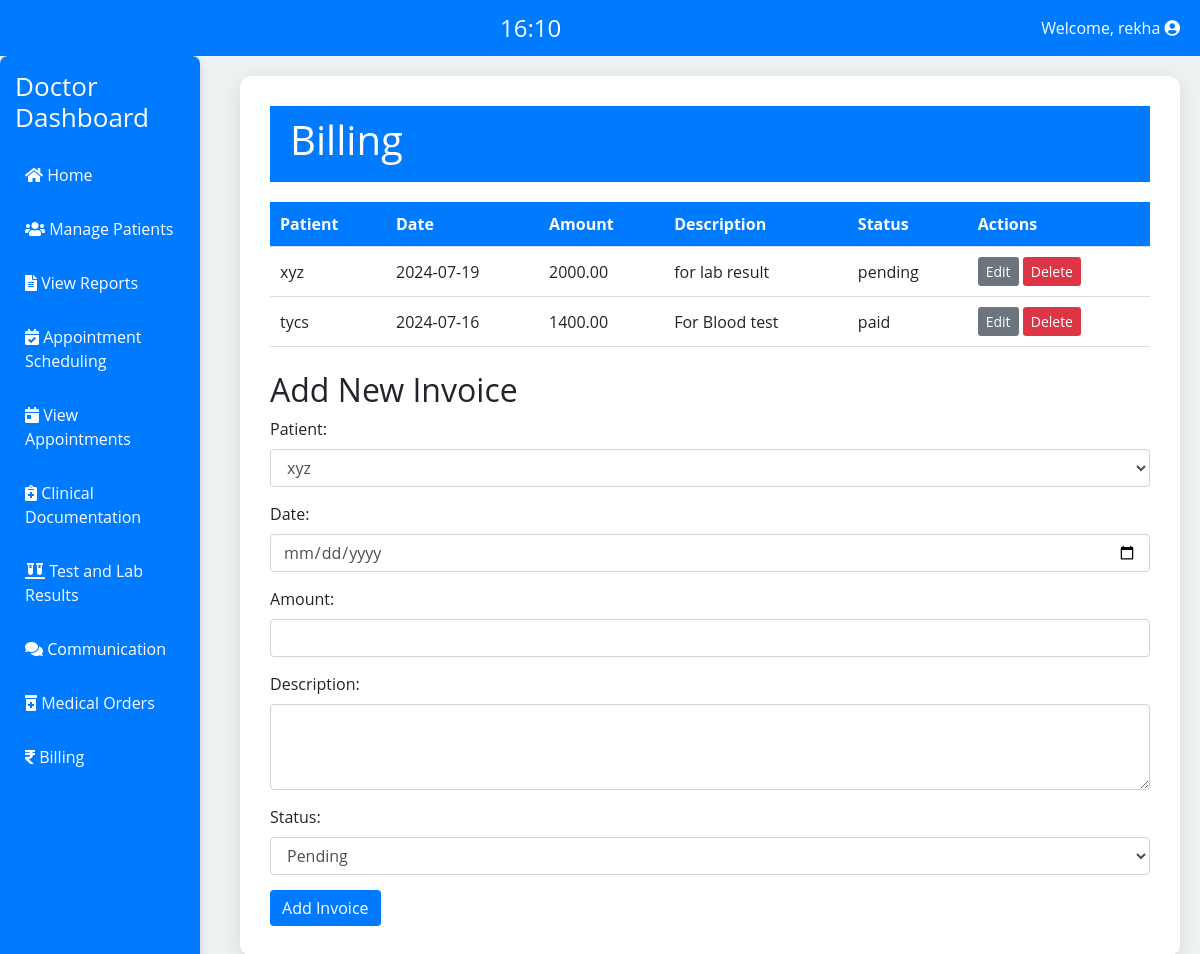
The app's page /doctor/billing.php (signed in) with its own data.
### tables this page shows
CREATE TABLE `users` (
  `id` int(11) NOT NULL,
  `username` varchar(50) NOT NULL,
  `email` varchar(100) NOT NULL,
  `password` varchar(255) NOT NULL,
  `otp` varchar(6) DEFAULT NULL,
  `otp_expiry` datetime DEFAULT NULL,
  `role` enum('admin','doctor','patient') NOT NULL,
  `created_at` datetime DEFAULT current_timestamp(),
  `reset_token` varchar(100) DEFAULT NULL,
  `reset_time` datetime DEFAULT NULL,
  `security_question` varchar(255) DEFAULT NULL,
  `security_answer` varchar(255) DEFAULT NULL
);

CREATE TABLE `invoices` (
  `id` int(11) NOT NULL,
  `patient_id` int(11) NOT NULL,
  `doctor_id` int(11) NOT NULL,
  `amount` decimal(10,2) NOT NULL,
  `date` date NOT NULL,
  `description` text DEFAULT NULL,
  `status` enum('pending','paid') DEFAULT 'pending',
  `created_at` timestamp NOT NULL DEFAULT current_timestamp()
);

### doctor/billing.php (the view, shortened to what this page needs)
<?php
require_once '../config.php';
$doctorId = $_SESSION['user_id'];
$doctorQuery = $conn->prepare("SELECT username FROM users WHERE id = ?");
$doctorQuery->bind_param("i", $doctorId);
$doctorQuery->execute();
$doctor = $doctorQuery->get_result()->fetch_assoc();
$invoiceQuery = $conn->prepare("SELECT id, patient_id, amount, date, description, status FROM invoices WHERE doctor_id = ?");
$invoiceQuery->bind_param("i", $doctorId);
$invoiceQuery->execute();
$invoices = $invoiceQuery->get_result();
$patientsQuery = $conn->prepare("SELECT id, username FROM users WHERE role = 'patient'");
$patientsQuery->execute();
$patients = $patientsQuery->get_result();
?>
<!DOCTYPE html>
<html lang="en">
<head>
    <link rel="stylesheet" href="https://stackpath.bootstrapcdn.com/bootstrap/4.5.2/css/bootstrap.min.css">
    <link rel="stylesheet" href="https://cdnjs.cloudflare.com/ajax/libs/font-awesome/5.15.4/css/all.min.css">
</head>
<body oncontextmenu="return false;" onkeydown="return disableCtrlU(event);">
<div class="top-bar">
        <div class="clock-container">
            <div class="clock" id="clock"></div>
        </div>
        <div class="logout-dropdown">
        <span>Welcome, <?php echo htmlspecialchars($doctor['username']); ?> <i class="fas fa-user-circle"></i></span>
        </div>
    </div>
    <div class="d-flex">
        <div class="sidebar">
        <h2>Doctor Dashboard</h2>
            <div class="nav-links">
                <a href="doctor_dashboard.php"><i class="fa fa-home" aria-hidden="true"></i> Home</a>
                <a href="../admin/manage_records.php"><i class="fas fa-users"></i> Manage Patients</a>
                <a href="../admin/view_reports.php"><i class="fas fa-file-alt"></i> View Reports</a>
                <a href="../admin/manage_schedule.php"><i class="fas fa-calendar-check"></i> Appointment Scheduling</a>
                <a href="view_appointments.php"><i class="fas fa-calendar-day"></i> View Appointments</a>
                <a href="clinical_documentation.php"><i class="fas fa-notes-medical"></i> Clinical Documentation</a>
                <a href="test_lab_results.php"><i class="fas fa-vials"></i> Test and Lab Results</a>
                <a href="communication.php"><i class="fas fa-comments"></i> Communication</a>
                <a href="medical.php"><i class="fas fa-prescription-bottle-alt"></i> Medical Orders</a>
                <a href="billing.php"><i class="fas fa-rupee-sign"></i> Billing</a>
            </div>
        </div>
        <div class="dashboard">
            <div class="top-bar">
                <h1>Billing</h1>
            </div>
            <?php if ($invoices->num_rows > 0): ?>
                <table>
                    <thead>
                        <tr>
                            <th>Patient</th>
                            <th>Date</th>
                            <th>Amount</th>
                            <th>Description</th>
                            <th>Status</th>
                            <th>Actions</th>
                        </tr>
                    </thead>
                    <tbody>
                        <?php while ($invoice = $invoices->fetch_assoc()): ?>
                            <tr>
                                <?php
                                    $patientId = $invoice['patient_id'];
                                    $patientQuery = $conn->prepare("SELECT username FROM users WHERE id = ?");
                                    $patientQuery->bind_param("i", $patientId);
                                    $patientQuery->execute();
                                    $patient = $patientQuery->get_result()->fetch_assoc();
                                    $patientName = $patient['username'];
                                ?>
                                <td><?php echo htmlspecialchars($patientName); ?></td>
                                <td><?php echo htmlspecialchars($invoice['date']); ?></td>
                                <td><?php echo htmlspecialchars($invoice['amount']); ?></td>
                                <td><?php echo htmlspecialchars($invoice['description']); ?></td>
                                <td><?php echo htmlspecialchars($invoice['status']); ?></td>
                                <td>
                                    <button class="btn btn-secondary btn-sm" onclick="showEditForm(<?php echo htmlspecialchars($invoice['id']); ?>, <?php echo htmlspecialchars($invoice['patient_id']); ?>, '<?php echo htmlspecialchars($invoice['date']); ?>', '<?php echo htmlspecialchars($invoice['amount']); ?>', '<?php echo htmlspecialchars($invoice['description']); ?>', '<?php echo htmlspecialchars($invoice['status']); ?>')">Edit</button>
                                    <form method="POST" action="" style="display:inline;">
                                        <button type="submit" name="action" value="delete" class="btn btn-danger btn-sm">Delete</button>
                                    </form>
                                </td>
                            </tr>
                        <?php endwhile; ?>
                    </tbody>
                </table>
            <?php else: ?>
                <p>No invoices found.</p>
            <?php endif; ?>
            <br>
            <h2>Add New Invoice</h2>
            <form method="POST" action="">
                <div class="form-group">
                    <label for="patient_id">Patient:</label>
                    <select id="patient_id" name="patient_id" class="form-control" required>
                        <?php while ($patient = $patients->fetch_assoc()): ?>
                            <option value="<?php echo htmlspecialchars($patient['id']); ?>"><?php echo htmlspecialchars($patient['username']); ?></option>
                        <?php endwhile; ?>
                    </select>
                </div>
                <div class="form-group">
                    <label for="date">Date:</label>
                    <input type="date" id="date" name="date" class="form-control" required>
                </div>
                <div class="form-group">
                    <label for="amount">Amount:</label>
                    <input type="number" id="amount" name="amount" class="form-control" required>
                </div>
                <div class="form-group">
                    <label for="description">Description:</label>
                    <textarea id="description" name="description" class="form-control" rows="3" required></textarea>
                </div>
                <div class="form-group">
                    <label for="status">Status:</label>
                    <select id="status" name="status" class="form-control" required>
                        <option value="pending">Pending</option>
                    </select>
                </div>
                <button type="submit" class="btn btn-primary">Add Invoice</button>
            </form>
        </div>
    </div>
</body>
</html>

### doctor/billing.php (style rules this page uses)
body { font-family: 'Open Sans', sans-serif; background-color: #eef2f3; margin: 0; display: flex; flex-direction: column; min-height: 100vh; }
.top-bar { display: flex; justify-content: space-between; align-items: center; width: 100%; padding: 10px 20px; background-color: #007bff; color: #fff; }
.clock-container { flex-grow: 1; text-align: center; }
.clock { font-size: 24px; }
.logout-dropdown { position: relative; display: inline-block; }
.sidebar { background: #007bff; padding: 15px; width: 200px; border-radius: 8px; margin-right: 20px; box-shadow: 0 4px 10px rgba(0, 0, 0, 0.15); flex-shrink: 0; }
.sidebar h2 { color: #fff; font-size: 26px; margin-bottom: 20px; }
.nav-links { display: flex; flex-direction: column; gap: 10px; }
.nav-links a { color: #fff; text-decoration: none; padding: 10px; border-radius: 30px; transition: background 0.3s, transform 0.2s; }
.dashboard { flex: 1; background: #fff; padding: 30px; border-radius: 12px; box-shadow: 0 4px 20px rgba(0, 0, 0, 0.1); margin: 20px; }
.btn-primary { background-color: #007bff; border: none; }
.btn-secondary { background-color: #6c757d; border: none; }
.btn-danger { background-color: #dc3545; border: none; }
.form-group { margin-bottom: 15px; }
table { width: 100%; border-collapse: collapse; margin-top: 20px; }
th, td { padding: 10px; text-align: left; border-bottom: 1px solid #ddd; }
th { background-color: #007bff; color: white; }

### records on screen
users: username "rekha"
invoices: patient.username "xyz", date "2024-07-19", amount "2000.00", description "for lab result", status "pending"
invoices: patient.username "tycs", date "2024-07-16", amount "1400.00", description "For Blood test", status "paid"

### other values on screen
form field patient_id "xyz"
